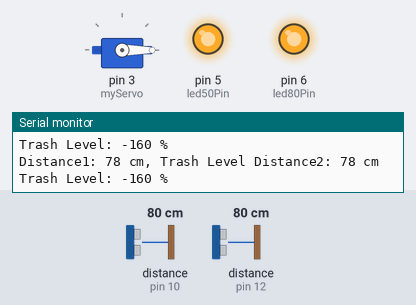
Bench run of a sketch on a simulated Arduino Uno, built with avr-gcc and run on an emulated ATmega328P. Parts: servo, output pins drawn as LEDs (lit = HIGH), the last lines printed to the serial monitor. Wiring (inferred from the names in the program): 2 × ultrasonic range finder: trigger pin 9, echo pin 10 / trigger pin 11, echo pin 12. The test bench sets the inputs (shaded band); at power-on: distance to the obstacle (sensors on pin 10, pin 12) 80 cm. The echo pulse lasts 58.3 µs per cm; pins used as bus, display or sensor lines are not drawn.

Above: at 1.2 s.
1.3 s: distance to the obstacle (sensor on pin 10) set to 34 cm
4.3 s: distance to the obstacle (sensor on pin 10) set to 28 cm
At 5.7 s:
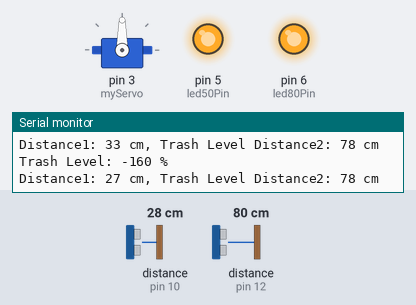
Timing chart, 0 to 11.9 s (numbered marks = the images above; inputs shaded):
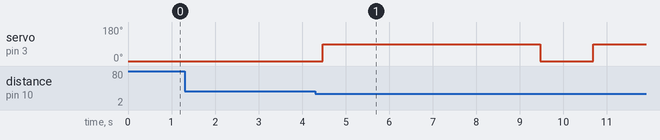

Measured:
- the behaviour switches between 32 and 31 cm on distance to the obstacle (sensor on pin 10) (found by bisection; images 0 and 1)
- after the input at 4.3 s, servo on pin 3 (myServo): 0° → 90° after 0.18 s, → 0° 5.0 s later, → 90° 1.2 s later

The sketch:

Bin-2.ino
```cpp
#include <Servo.h> // เรียกใช้ไลบรารี Servo เพื่อควบคุมเซอร์โวมอเตอร์

// Ultrasonic Sensor สำหรับเช็คระยะวัตถุ
const int trigPin1 = 9; // ขา Trig ของ Ultrasonic Sensor ตัวแรก เชื่อมต่อกับขา 9 ของ Arduino
const int echoPin1 = 10; // ขา Echo ของ Ultrasonic Sensor ตัวแรก เชื่อมต่อกับขา 10 ของ Arduino

// Ultrasonic Sensor สำหรับเช็คระดับขยะ
const int trigPin2 = 11; // ขา Trig ของ Ultrasonic Sensor ตัวที่สอง เชื่อมต่อกับขา 11 ของ Arduino
const int echoPin2 = 12; // ขา Echo ของ Ultrasonic Sensor ตัวที่สอง เชื่อมต่อกับขา 12 ของ Arduino

// Servo motor
Servo myServo; // สร้างตัวแปร Servo สำหรับควบคุมเซอร์โวมอเตอร์

// กำหนดขา LED (active low)
const int led50Pin = 5; // ขา LED แสดงสถานะเมื่อขยะถึง 50% เชื่อมต่อกับขา 5 ของ Arduino
const int led80Pin = 6; // ขา LED แสดงสถานะเมื่อขยะถึง 80% เชื่อมต่อกับขา 6 ของ Arduino

// ระยะลึกสุดของถังขยะ (30 cm)
const int maxDistance = 30; // กำหนดระยะลึกสุดของถังขยะเป็น 30 ซม.

void setup() {
  // ตั้งค่า ultrasonic sensor สำหรับเช็ควัตถุ
  pinMode(trigPin1, OUTPUT); // กำหนดขา trigPin1 (ขา 9) เป็น output สำหรับส่งสัญญาณ Ultrasonic Sensor ตัวแรก
  pinMode(echoPin1, INPUT); // กำหนดขา echoPin1 (ขา 10) เป็น input สำหรับรับสัญญาณ Ultrasonic Sensor ตัวแรก

  // ตั้งค่า ultrasonic sensor สำหรับเช็คระดับขยะ
  pinMode(trigPin2, OUTPUT); // กำหนดขา trigPin2 (ขา 11) เป็น output สำหรับส่งสัญญาณ Ultrasonic Sensor ตัวที่สอง
  pinMode(echoPin2, INPUT); // กำหนดขา echoPin2 (ขา 12) เป็น input สำหรับรับสัญญาณ Ultrasonic Sensor ตัวที่สอง

  // ตั้งค่า LED ให้เป็น Output
  pinMode(led50Pin, OUTPUT); // กำหนดขา led50Pin (ขา 5) เป็น output สำหรับควบคุม LED 50%
  pinMode(led80Pin, OUTPUT); // กำหนดขา led80Pin (ขา 6) เป็น output สำหรับควบคุม LED 80%

  // ตั้งค่า LED ให้เป็น HIGH (active low)
  digitalWrite(led50Pin, HIGH); // ตั้งค่า LED 50% ให้เป็น HIGH (หมายถึงปิดหลอดไฟใน active low)
  digitalWrite(led80Pin, HIGH); // ตั้งค่า LED 80% ให้เป็น HIGH (หมายถึงปิดหลอดไฟใน active low)

  // ตั้งค่า Servo
  myServo.attach(3); // ต่อสายสัญญาณของเซอร์โวมอเตอร์ที่ขา 3 ของ Arduino
  myServo.write(0);  // เริ่มต้นให้เซอร์โวมอเตอร์หมุนไปที่ 0 องศา

  Serial.begin(9600); // เริ่มต้นการใช้งาน Serial Monitor สำหรับแสดงผลลัพธ์บนหน้าจอคอมพิวเตอร์
}

void loop() {
  // วัดระยะทางจาก Ultrasonic Sensor ตัวแรก
  long distance1 = getDistance(trigPin1, echoPin1); // เรียกใช้ฟังก์ชัน getDistance() เพื่อตรวจวัดระยะทางจาก Ultrasonic Sensor ตัวแรก

  // วัดระดับขยะจาก Ultrasonic Sensor ตัวที่สอง
  long distance2 = getDistance(trigPin2, echoPin2); // เรียกใช้ฟังก์ชัน getDistance() เพื่อตรวจวัดระดับขยะจาก Ultrasonic Sensor ตัวที่สอง

  // แสดงผลระยะใน Serial Monitor
  Serial.print("Distance1: "); // แสดงข้อความ "Distance1: " ใน Serial Monitor
  Serial.print(distance1); // แสดงค่าระยะที่วัดได้จาก Ultrasonic Sensor ตัวแรกในหน่วยเซนติเมตร
  Serial.print(" cm, Trash Level Distance2: "); // แสดงข้อความ "Trash Level Distance2: " ใน Serial Monitor
  Serial.print(distance2); // แสดงค่าระยะที่วัดได้จาก Ultrasonic Sensor ตัวที่สองในหน่วยเซนติเมตร
  Serial.println(" cm"); // ขึ้นบรรทัดใหม่ใน Serial Monitor

  // เช็ควัตถุถ้ามีระยะน้อยกว่า 30 ซม.
  if (distance1 <= 30) { // ตรวจสอบว่าระยะที่วัดได้จาก Ultrasonic Sensor ตัวแรกน้อยกว่าหรือเท่ากับ 30 ซม.
    myServo.write(90);  // หมุนเซอร์โวมอเตอร์ไปที่ 90 องศา
    delay(5000);        // รอ 5 วินาที (5000 มิลลิวินาที)
    myServo.write(0);   // หมุนเซอร์โวมอเตอร์กลับไปที่ 0 องศา
    delay(1000);        // รอ 1 วินาที (1000 มิลลิวินาที)
  }

  // คำนวณระดับขยะในรูปแบบ % จากระยะทางที่เหลือ
  int trashLevel = map(distance2, 0, maxDistance, 100, 0); // ใช้ฟังก์ชัน map() แปลงค่าระยะทางจาก 0 ถึง 30 ซม. เป็นเปอร์เซ็นต์ (100 คือเต็ม)

  // แสดงผลใน Serial Monitor
  Serial.print("Trash Level: "); // แสดงข้อความ "Trash Level: " ใน Serial Monitor
  Serial.print(trashLevel); // แสดงระดับขยะในรูปแบบเปอร์เซ็นต์
  Serial.println(" %"); // ขึ้นบรรทัดใหม่ใน Serial Monitor

  // ควบคุม LED สำหรับแสดงสถานะขยะ 50% และ 80%
  if (trashLevel >= 80) { // ถ้าระดับขยะเกินหรือเท่ากับ 80%
    digitalWrite(led80Pin, LOW);  // เปิด LED 80% (active low หมายถึง LOW คือเปิดไฟ)
  } else {
    digitalWrite(led80Pin, HIGH); // ปิด LED 80% (active low หมายถึง HIGH คือปิดไฟ)
  }

  if (trashLevel >= 50) { // ถ้าระดับขยะเกินหรือเท่ากับ 50%
    digitalWrite(led50Pin, LOW);  // เปิด LED 50% (active low หมายถึง LOW คือเปิดไฟ)
  } else {
    digitalWrite(led50Pin, HIGH); // ปิด LED 50% (active low หมายถึง HIGH คือปิดไฟ)
  }

  delay(200); // รอ 200 มิลลิวินาทีก่อนทำงานรอบต่อไป
}

// ฟังก์ชันสำหรับวัดระยะทางด้วย Ultrasonic Sensor
long getDistance(int trigPin, int echoPin) {
  long duration, distance; // ตัวแปรเก็บระยะเวลาและระยะทาง

  digitalWrite(trigPin, LOW); // เริ่มต้นส่งสัญญาณจาก Trig โดยให้เป็น LOW ก่อน
  delayMicroseconds(2); // รอ 2 ไมโครวินาที
  digitalWrite(trigPin, HIGH); // ส่งสัญญาณ HIGH เป็นเวลา 10 ไมโครวินาที
  delayMicroseconds(10); // รอ 10 ไมโครวินาที
  digitalWrite(trigPin, LOW); // ปิดสัญญาณ (กลับไปเป็น LOW)

  duration = pulseIn(echoPin, HIGH); // อ่านระยะเวลาที่ Echo Pin เป็น HIGH
  distance = duration * 0.034 / 2; // คำนวณระยะทางจากระยะเวลา (0.034 เป็นค่าคงที่สำหรับการคำนวณระยะทางในอากาศ)

  return distance; // คืนค่าระยะทางที่คำนวณได้
}
```
